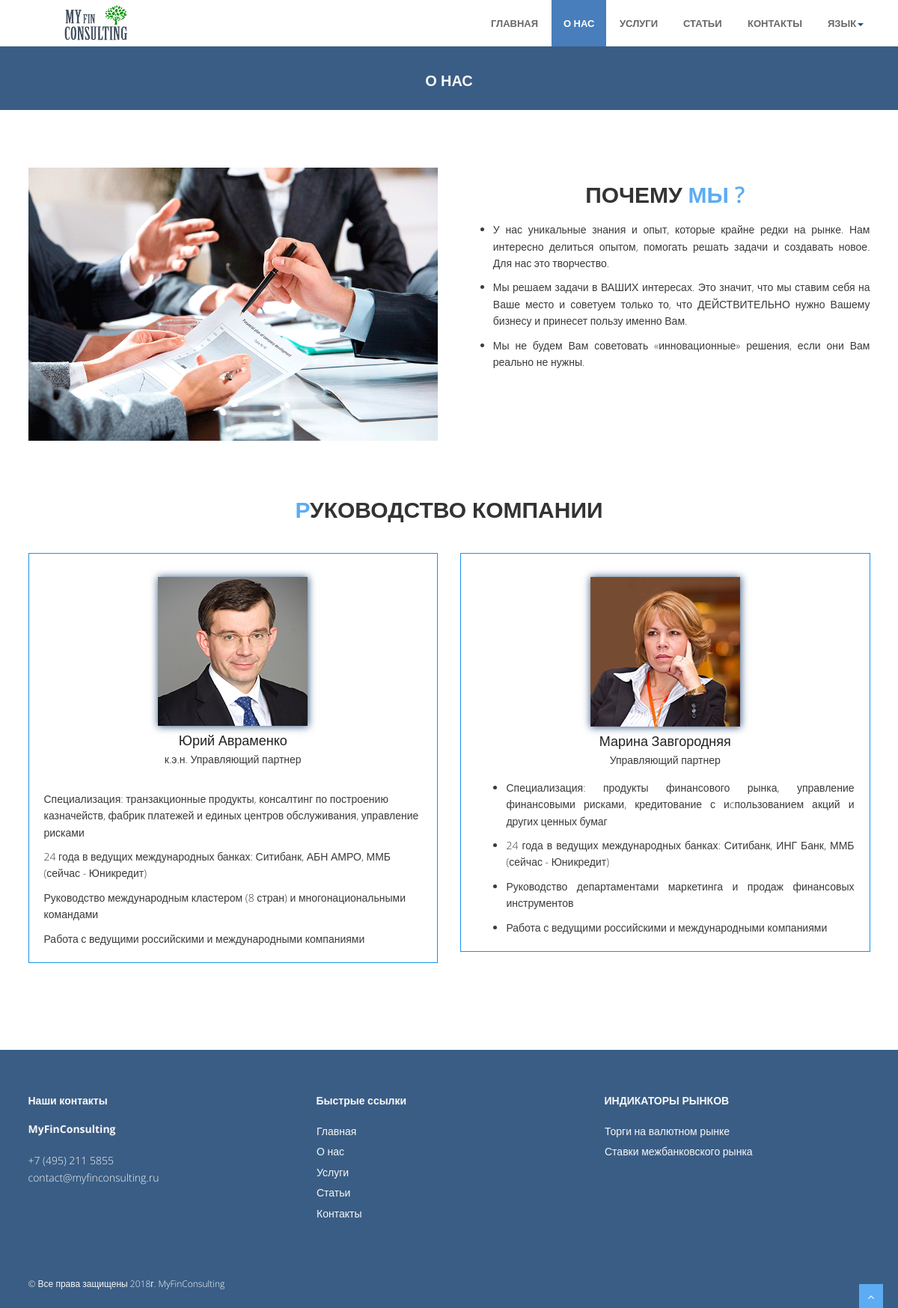
The page /about/ on the database its author committed.
### myfinconsulting/models.py (models this page shows)
class Employee(db.Base):
    __tablename__ = 'employees'
    id = sa.Column(sa.Integer, primary_key=True)
    name_ru = sa.Column(sa.Text, nullable=False)
    name_en = sa.Column(sa.Text, nullable=False)
    position_ru = sa.Column(sa.Text, nullable=False)
    position_en = sa.Column(sa.Text, nullable=False)
    annotation_ru = sa.Column(sa.Text, nullable=False)
    annotation_en = sa.Column(sa.Text, nullable=False)
    image = sa.Column(sa.Text, nullable=False)
    name = translation_hybrid(ru=name_ru, en=name_en)
    position = translation_hybrid(ru=position_ru, en=position_en)
    annotation = translation_hybrid(ru=annotation_ru, en=annotation_en)

### myfinconsulting/views.py (the view)
@app.route('/about/', endpoint='about')
def about_view():
    persons = db.session.query(models.Employee).all()
    return render_template('about.html', alias='about', persons=persons)

### myfinconsulting/app.py (called while the page is built)
@app.teardown_request
def remove_session(*args):
    db.session.rollback()
    db.session.remove()

### myfinconsulting/common/utils.py (called while the page is built)
def get_locale():
    return request.cookies.get('language', 'ru')

def cast_locale(obj, locale):
    if callable(locale):
        try:
            locale = locale()
        except TypeError:
            locale = locale(obj)
    if isinstance(locale, babel.Locale):
        return str(locale)
    return locale

    def getter_factory(self, **kwargs):
        def getter(obj):
            current_locale = cast_locale(obj, self.current_locale)
            attr = kwargs[current_locale]
            return getattr(obj, attr.key)
        return getter

### myfinconsulting/templates/about.html
{% extends 'base.html' %}
{% block content %}
    <section id="inner-headline">
        <div class="container">
            <div class="row">
                <div class="col-lg-12">
                    <h2 class="pageTitle">{{ gettext('О нас') }}</h2>
                </div>
            </div>
        </div>
    </section>
    <section id="content">
        <section class="section-padding">
            <div class="container">
                <div class="row showcase-section">
                    <div class="col-md-6 col-sm-6">
                        <img class="img-responsive" src="{{ url_for ('static', filename='img/about_us_dev.png') }}"
                             alt="showcase image" style="padding-bottom: 10%; padding-top: 5%">
                    </div>
                    <div class="col-md-6 col-sm-6" style="margin-top: 4%">
                        <div class="about-text">
                            <h2 align="center" style="padding-bottom: 0; margin-top: 0;">{{ gettext('Почему') }} <span
                                    class="color">{{ gettext('мы') }} ?</span></h2>
                            <ul style="display: block; list-style-type: disc; -webkit-margin-before: 1em; -webkit-margin-after: 1em; -webkit-margin-start: 0; -webkit-margin-end: 0; -webkit-padding-start: 8%;">
                                <li style="list-style-type: disc"><p
                                        style="text-align: justify">{{ gettext('У нас уникальные знания и опыт, которые крайне редки на рынке. Нам интересно делиться опытом, помогать решать задачи и создавать новое. Для нас это творчество.') }}</p>
                                </li>
                                <li style="list-style-type: disc"><p
                                        style="text-align: justify">{{ gettext('Мы решаем задачи в ВАШИХ интересах. Это значит, что мы ставим себя на Ваше место и советуем только то, что ДЕЙСТВИТЕЛЬНО нужно Вашему бизнесу и принесет пользу именно Вам.') }}</p>
                                </li>
                                <li style="list-style-type: disc"><p
                                        style="text-align: justify">{{ gettext('Мы не будем Вам советовать «инновационные» решения, если они Вам реально не нужны') }}.</p>
                                </li>
                            </ul>
                        </div>
                    </div>
                </div>
            </div>
        </section>
        <div class="container">
            <div class="about">
                <div class="block-heading-six">
                    <h2 align="center" style="padding-bottom: 0; margin-top: 0;"><span
                            class="color">{{ gettext('Р') }}</span>{{ gettext('уководство компании') }}</h2>
                </div>
                <br>
                <div class="team-six" style="margin-bottom: 0">
                    <div class="row" style="margin-bottom: 0;">
                        {% for person in persons %}
                            <div class="col-md-6 col-sm-6" style="margin-bottom: 10%">
                                <div class="team-member"
                                     style="height: 100% ;border: solid 1px #1891EC;  padding: 10px 20px 10px 20px">
                                    <img style="margin: auto; box-shadow: 0 0 10px 0.5px #3a5d85; margin-top: 4%"
                                         class="img-responsive" src="{{ url_for ('image', filename=person.image) }}"
                                         alt="">
                                    <h4 style="text-align: center">{{ person.name }}</h4>
                                    <div class="about-text">
                                        <p style="text-align: center">{{ person.position }}</p>
                                        {{ person.annotation | safe }}
                                    </div>
                                </div>
                            </div>
                        {% endfor %}
                    </div>
                </div>
            </div>
        </div>
    </section>
{% endblock %}

### myfinconsulting/templates/base.html (shortened to what this page needs)
<!DOCTYPE html>
<html lang="en">
<head>
    {% block head %}
            <link rel="stylesheet" href="{{ url_for ('static', filename='materialize/css/materialize.min.css')}}" media="screen,projection" />
            <link rel="stylesheet" href="{{ url_for ('static', filename='css/bootstrap.min.css')}}" />
            <link rel="stylesheet" href="{{ url_for ('static', filename='css/fancybox/jquery.fancybox.css')}}" />
            <link rel="stylesheet" href="{{ url_for ('static', filename='css/carousel.css')}}" />
            <link rel="stylesheet" href="{{ url_for ('static', filename='css/style.css')}}" />
            <link rel="stylesheet" href="{{ url_for ('static', filename='css/magnific-popup.css')}}" />
            <link rel="stylesheet" href="{{ url_for ('static', filename='css/gallery-1.css')}}" >
    {% endblock %}
</head>
<body>
    {% block header %}
        <header>
            <div class="navbar navbar-default navbar-static-top">
                <div class="container">
                    <div class="navbar-header" >
                        <a class="navbar-brand" href="/" style="margin-top: 4%; margin-bottom: 12%; margin-left: 0"><img src="{{ url_for ('static', filename='img/logo5.png')}}" alt="logo"/></a>
                    </div>
                    <div class="navbar-collapse collapse">
                        <ul class="nav navbar-nav">
                            {% for item in MENU %}
                                    <li class="{% if item.alias == alias %}active{% endif %}"><a class="waves-effect waves-dark" href="{{ url_for(item.alias) }}">{{ item.name }}</a></li>
                            {% endfor %}
                            <li class="dropdown">
                                <a href="" data-toggle="dropdown" class="dropdown-toggle waves-effect waves-dark">{{ gettext('Язык')}}<b class="caret"></b></a>
                            </li>
                        </ul>
                    </div>
                </div>
            </div>
        </header>
    {% endblock %}
<div id="wrapper" class="home-page">
    {% block content %}{% endblock %}
<a href="#" class="scrollup waves-effect waves-dark"><i class="fa fa-angle-up active"></i></a>
    {% block footer %}
    <footer>
	<div class="container">
		<div class="row">
			<div class="col-lg-4">
				<div class="widget">
					<h5 class="widgetheading">{{ gettext('Наши контакты')}}</h5>
					<address>
					<strong>MyFinConsulting</strong><br>
					</address>
					<p>
						 +7 (495) 211 5855 <br>
						 contact@myfinconsulting.ru
					</p>
				</div>
			</div>
			<div class="col-lg-4">
				<div class="widget">
					<h5 class="widgetheading">{{ gettext('Быстрые ссылки')}}</h5>
					<ul class="link-list">
						<li><a class="waves-effect waves-dark" href="/">{{ gettext('Главная')}}</a></li>
						<li><a class="waves-effect waves-dark" href="/about/">{{ gettext('О нас')}} </a></li>
						<li><a class="waves-effect waves-dark" href="/services/">{{ gettext('Услуги')}}</a></li>
                        <li><a class="waves-effect waves-dark" href="/articles/">{{ gettext('Статьи')}}</a></li>
						<li><a class="waves-effect waves-dark" href="/contacts/">{{ gettext('Контакты')}}</a></li>
					</ul>
				</div>
			</div>
			<div class="col-lg-4">
					<div class="widget">
					<h5 class="widgetheading">{{ gettext('ИНДИКАТОРЫ РЫНКОВ')}}</h5>
					<ul class="link-list">
						<li><a class="waves-effect waves-dark" href="https://www.moex.com/ru/markets/currency/" target="_blank">{{ gettext('Торги на валютном рынке')}}</a></li>
						<li><a class="waves-effect waves-dark" href="https://www.cbr.ru/hd_base/mkr/mkr_base/" target="_blank">{{ gettext('Ставки межбанковского рынка')}}</a></li>
					</ul>
				</div>
			</div>
		</div>
	</div>
	<div id="sub-footer" style="background: #3a5d85">
		<div class="container">
			<div class="row">
				<div class="col-lg-6">
					<div class="copyright">
						<p>
							<span>&copy; {{ gettext('Все права защищены')}} {{ YEAR }}г. </span><a href="/">MyFinConsulting</a>
						</p>
					</div>
				</div>
			</div>
		</div>
	</div>
	</footer>
    {% endblock %}
</div>
</body>
</html>

### static/css/style.css (style rules this page uses)
body { font-family:'Open Sans', Arial, sans-serif; font-weight:300; line-height:1.6em; color:#3c3939; font-size: 1.4em; }
h1,h2 { font-weight: 600; line-height:1.1em; color:#333; margin-bottom: 20px; text-transform: uppercase; }
h3, h4, h5, h6 { line-height:1.1em; color: #212121; margin-bottom: 20px; }
#wrapper { width:100%; margin:0; padding:0; }
.widget { color: #f8f8f8; }
header .navbar { margin-bottom: 0; }
.navbar-default { border: none; }
.navbar-brand { color: #222; text-transform: uppercase; font-size: 24px; font-weight: 700; line-height: 1em; letter-spacing: -1px; margin-top: 10px; padding: 0 0 0 15px; }
.navbar-default .navbar-brand { color: #1891EC; }
header .navbar-collapse ul.navbar-nav { float: right; margin-right: 0; }
header .navbar { min-height: 70px;padding: 18px 0;background: #ffffff; }
header .nav li a:hover, header .nav li a:focus, header .nav li.active a, header .nav li.active a:hover, header .nav li a.dropdown-toggle:hover, header .nav li a.dropdown-toggle:focus, header .nav li.active ul.dropdown-menu li a:hover, header .nav li.active ul.dropdown-menu li.active a { -webkit-transition: all .3s ease; -moz-transition: all .3s ease; -ms-transition: all .3s ease; -o-transition: all .3s ease; transition: all .3s ease; }
header .navbar { min-height: 62px; padding: 0; }
header .navbar-nav > li { padding-bottom: 12px; padding-top: 12px; padding: 0 !important; }
header .navbar-nav > li > a { margin-left: 2px; line-height: 30px; font-weight: 700; -webkit-transition: all .3s ease; -moz-transition: all .3s ease; -ms-transition: all .3s ease; -o-transition: all .3s ease; transition: all .3s ease; }
header .nav .caret { border-bottom-color: #29448e; border-top-color: #29448e; }
.navbar-default .navbar-nav > .active > a, .navbar-default .navbar-nav > .active > a:hover, .navbar-default .navbar-nav > .active > a:focus { background-color: #fff; }
header ul.nav li { border:none; margin:0; }
header ul.nav li a { font-size: 13px; border:none; font-weight: 600; text-transform:uppercase; }
.navbar .nav > li > a { color: #676767; text-shadow: none; border: 1px solid rgba(255, 255, 255, 0) !important; }
.navbar .nav > .active > a,.navbar .nav > .active > a:hover { background:none; font-weight:700; }
.navbar-default .navbar-nav>.active>a, .navbar-default .navbar-nav>.active>a:hover, .navbar-default .navbar-nav>.active>a:focus { color: #ffffff;background: #487ebb;border-radius: 0; }
ul.nav li.dropdown a { z-index:1000; display:block; }
.pageTitle { color: #fff;margin: 30px 0 3px;display: inline-block;font-size: 20px; }
#content { position:relative; background:#fff; padding:50px 0 0px 0; }
#inner-headline { background: #3a5d85;position: relative;margin: 0;padding: 0;color: #1891EC; }
#inner-headline h2.pageTitle { color: #f7f7f7; padding: 5px 0; display:block; text-align: center; }
.about-text ul { margin-top: 30px; padding: 0; }
.about-text li { margin-bottom: 10px; // font-weight: bold; list-style: none; }
ul.link-list { margin:0; padding:0; list-style:none; }
ul.link-list li { margin:0; padding:2px 0 2px 0; list-style:none; }
footer { background: #3a5d85; }
footer ul.link-list li a { color: #f8f8f8; }
.widgetheading { width:100%; padding:0; font-weight: bold; }
footer .widgetheading { position: relative; }
.team-member h4 { text-align: center; margin-bottom: 5px; }
footer { padding:50px 0 0 0; color:#f8f8f8; }
footer a { color:#fff; }
footer h1, footer h2, footer h3, footer h4, footer h5, footer h6 { color: #f8f8f8; }
footer address { line-height:1.6em; color: #f8f8f8; }
#sub-footer { text-shadow:none; color: #dedede; padding:0; padding-top:30px; margin:20px 0 0 0; background: #f8f8f8; }
#sub-footer p { margin:0; padding:0; }
#sub-footer span { color: #f8f8f8; }
.copyright { text-align:left; font-size:12px; }
.scrollup { position:fixed; width:32px; height:32px; bottom:0px; right:20px; background: #5bacf3; }
a.scrollup { outline:0; text-align: center; }
a.scrollup i { margin-top: 10px; color: #fff; }
span.color { color: #5bacf3; }

### rows shown on the page
Employee: image (picture), name "Юрий Авраменко", position "к.э.н. Управляющий партнер", annotation "Специализация: транзакционные продукты, консалтинг по построению казначейств, фабрик платежей и единых центров обслуживания, управление рисками 24 года в ведущих международных банках: Ситибанк, АБН АМРО, ММБ (сейчас - Юникредит) Руководство международным кластером (8 стран) и многонациональными командами Работа с ведущими российскими и международными компаниями"
Employee: image (picture), name "Марина Завгородняя", position "Управляющий партнер", annotation "Специализация: продукты финансового рынка, управление финансовыми рисками, кредитование с иcпользованием акций и других ценных бумаг 24 года в ведущих международных банках: Ситибанк, ИНГ Банк, ММБ (сейчас - Юникредит) Руководство департаментами маркетинга и продаж финансовых инструментов Работа с ведущими российскими и международными компаниями"

### other values the page prints
{{ item.name }} "ГЛАВНАЯ" "О НАС" "УСЛУГИ" "СТАТЬИ" "КОНТАКТЫ"
{{ gettext('Язык') }} "ЯЗЫК"
{{ gettext('О нас') }} "О НАС"
{{ gettext('Почему') }} "ПОЧЕМУ"
{{ gettext('мы') }} "МЫ"
{{ gettext('Р') }} "Р"
{{ gettext('уководство компании') }} "УКОВОДСТВО КОМПАНИИ"
{{ gettext('Наши контакты') }} "Наши контакты"
{{ gettext('Быстрые ссылки') }} "Быстрые ссылки"
{{ gettext('Главная') }} "Главная"
{{ gettext('О нас') }} "О нас"
{{ gettext('Услуги') }} "Услуги"
{{ gettext('Статьи') }} "Статьи"
{{ gettext('Контакты') }} "Контакты"
{{ gettext('ИНДИКАТОРЫ РЫНКОВ') }} "ИНДИКАТОРЫ РЫНКОВ"
